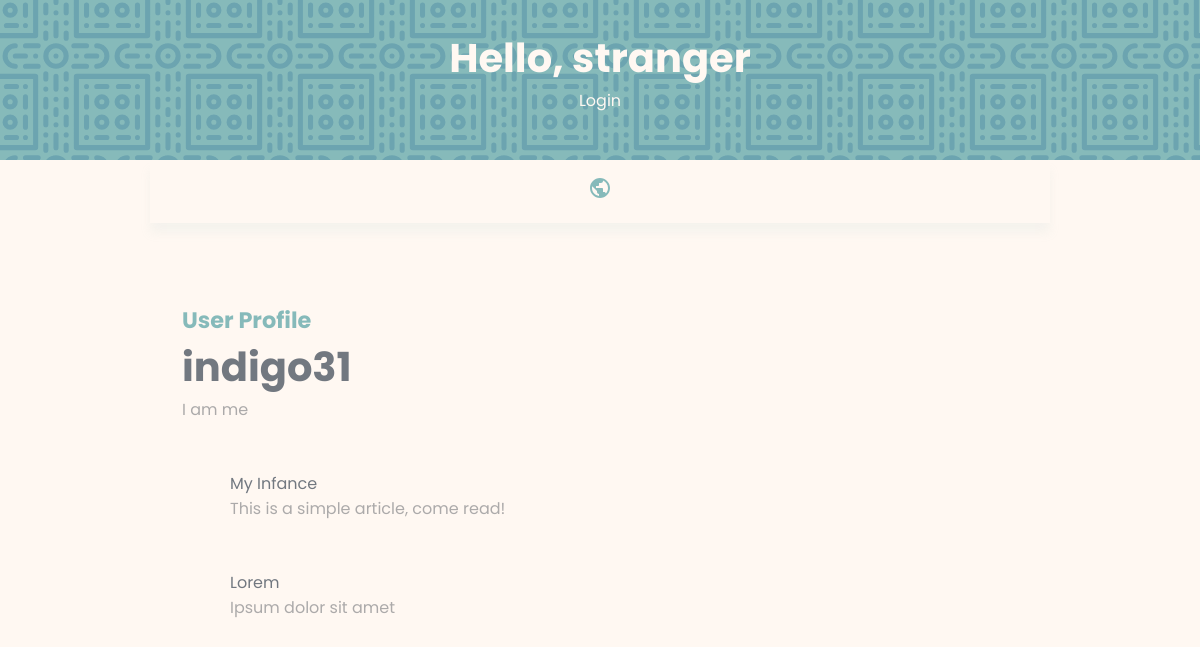
The app's page /users/settings/51d9a018-d50b-4675-8cfb-4fa4029b120a/, older data.
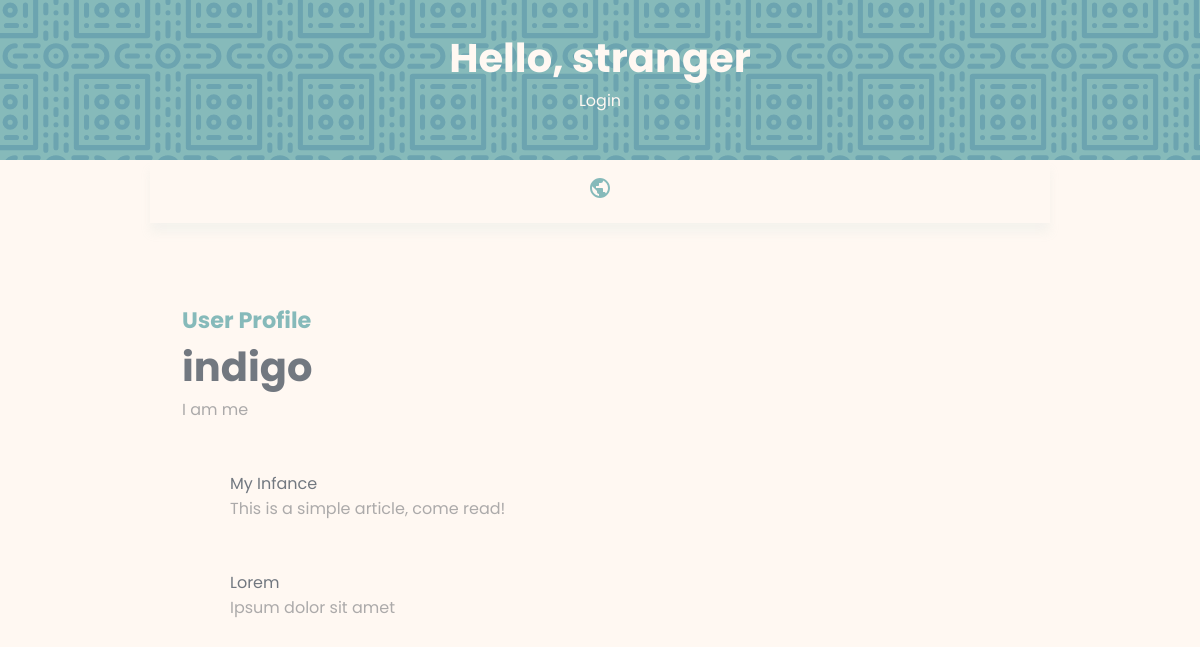
The same page, newer data.
### users/models.py (models this page shows)
class Profile(models.Model):
    user = models.OneToOneField(
        User, on_delete=models.CASCADE, null=True, blank=True)
    username = models.CharField(max_length=200, blank=True, null=True)
    bio = models.CharField(max_length=200, null=True, blank=True)
    created = models.DateTimeField(auto_now_add=True, null=True, blank=True)
    id = models.UUIDField(default=uuid.uuid4, unique=True,
                          primary_key=True, editable=False)
    def __str__(self):
        return self.user.username

### articles/models.py (models this page shows, shortened)
class Article(models.Model):
    author = models.ForeignKey(
        Profile, on_delete=models.CASCADE, null=True, blank=True)
    title = models.CharField(max_length=100)
    description = models.CharField(max_length=200)
    body_text = models.CharField(max_length=5000)
    created = models.DateTimeField(auto_now_add=True, null=True, blank=True)
    id = models.UUIDField(default=uuid.uuid4, unique=True,
                          primary_key=True, editable=False)

### users/views.py (the view)
# urls.py: path('settings/<str:pk>/', views.settings, name='settings'),
def settings(req, pk):
    userCust = Profile.objects.get(id=pk)
    articles = userCust.article_set.all()
    context = {'articles': articles, 'user': userCust}
    return render(req, 'settings.html', context)

### templates/settings.html
{% extends 'index.html' %}
{% load static %}
{% block content %}
<section>
  {% if request.user.profile.id == user.id %}
  <a href="{% url 'user-edit' %}"><img src="{% static 'icons/edit.svg' %}" alt="Edit profile"></a>
  <a href="{% url 'user-logout' %}"><img src="{% static 'icons/logout.svg' %}" alt="Log out"></a>
  {% else %}
  <h3 class="bold2">User Profile</h3>
  {% endif %}
  <h2>{{user}}</h2>
  <p>{{user.bio}}</p>
  {% for article in articles %}
  <a href="{% url 'single-article' article.id %}">
    <div class="card">
      <p class="bold">{{article.title}}</p>
      <p>{{article.description}}</p>
    </div>
  </a>
  {% endfor %}
</section>
{% endblock %}

### templates/index.html (shortened to what this page needs)
<!DOCTYPE html>
<html lang="en">
{% load static %}
<head>
  <link rel="stylesheet" href="{% static 'css/style.css' %}">
</head>
<body>
  <header>
    {% if request.user.is_authenticated %}
    <p>{{request.user.profile.user.username}}</p>
    <p>{{request.user.profile.bio}}</p>
    {% else %}
    <p>Hello, stranger</p>
    <p><a href="{% url 'user-login' %}">Login</a></p>
    {% endif %}
  </header>
  <nav>
    <a href="{% url 'all-articles' %}">
      <div>
        <img src="{% static 'icons/all.svg' %}" alt="globe">
      </div>
    </a>
  </nav>
  <main>
    {% block content %}
    {% endblock content %}
  </main>
</body>
</html>

### static/css/style.css (style rules this page uses)
* { margin: 0; padding: 0; box-sizing: border-box; border: none; outline: none; }
html { --body: #fff8f2; --body600: #f8decb; --dark600: #727880; --dark400: #acaaaa; --bold: #86baba; }
body { background-color: var(--body); color: var(--dark400); font-family: 'Poppins', sans-serif; }
p { line-height: 1.6rem; }
p { font-size: 1rem; }
.bold2 { color: var(--bold); }
.bold, h3, h2, h1 { color: var(--dark600); }
h2 { font-size: 2.5rem; }
h3 { font-size: 1.4rem; }
a { text-decoration: none; color: inherit; }
main { max-width: 900px; margin: 0 auto; }
section { padding: 5rem 2rem; }
header { min-height: 20vh; padding: 1rem; display: flex; justify-content: center; align-items: center; flex-direction: column; background: var(--bold); background-image: url('../images/happy-intersection.svg'); background-repeat: repeat; background-size: 7rem; color: var(--body) !important; }
header p:first-child { font-size: 2.5rem; margin-bottom: 1rem; font-weight: bold; }
nav { max-width: 900px; margin: 0 auto; box-shadow: 0px 10px 10px rgba(155, 195, 192, 0.1); display: flex; justify-content: space-evenly; align-items: center; }
nav div { padding: 1rem 0.5rem; }
.card { margin: 3rem; display: flex; flex-direction: column; }

Row changes from the older to the newer data that the page shows:
changed Profile "I am me": user.username "indigo31" → "indigo"
